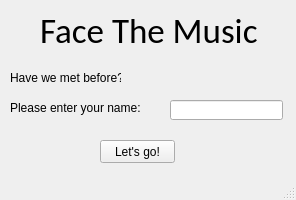
<?xml version="1.0" encoding="UTF-8"?>
<ui version="4.0">
 <class>WelcomeWindow</class>
 <widget class="QMainWindow" name="WelcomeWindow">
  <property name="geometry">
   <rect>
    <x>0</x>
    <y>0</y>
    <width>296</width>
    <height>200</height>
   </rect>
  </property>
  <property name="windowTitle">
   <string>Welcome to Face The Music</string>
  </property>
  <widget class="QWidget" name="centralwidget">
   <widget class="QLabel" name="FaceTheMusicLabel">
    <property name="geometry">
     <rect>
      <x>40</x>
      <y>0</y>
      <width>261</width>
      <height>61</height>
     </rect>
    </property>
    <property name="font">
     <font>
      <family>Calibri</family>
      <pointsize>26</pointsize>
     </font>
    </property>
    <property name="text">
     <string>Face The Music </string>
    </property>
    <property name="textFormat">
     <enum>Qt::AutoText</enum>
    </property>
   </widget>
   <widget class="QLabel" name="HaveWeMetLabel">
    <property name="geometry">
     <rect>
      <x>10</x>
      <y>70</y>
      <width>111</width>
      <height>16</height>
     </rect>
    </property>
    <property name="text">
     <string>Have we met before?</string>
    </property>
   </widget>
   <widget class="QLabel" name="label">
    <property name="geometry">
     <rect>
      <x>10</x>
      <y>100</y>
      <width>131</width>
      <height>16</height>
     </rect>
    </property>
    <property name="text">
     <string>Please enter your name:</string>
    </property>
   </widget>
   <widget class="QLineEdit" name="NameLineEdit">
    <property name="geometry">
     <rect>
      <x>170</x>
      <y>100</y>
      <width>113</width>
      <height>20</height>
     </rect>
    </property>
   </widget>
   <widget class="QPushButton" name="GoButton">
    <property name="geometry">
     <rect>
      <x>100</x>
      <y>140</y>
      <width>75</width>
      <height>23</height>
     </rect>
    </property>
    <property name="text">
     <string>Let's go!</string>
    </property>
   </widget>
  </widget>
  <widget class="QMenuBar" name="menubar">
   <property name="geometry">
    <rect>
     <x>0</x>
     <y>0</y>
     <width>296</width>
     <height>21</height>
    </rect>
   </property>
  </widget>
  <widget class="QStatusBar" name="statusbar"/>
 </widget>
 <resources/>
 <connections/>
</ui>
